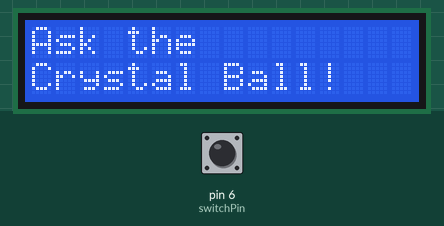
This program was run on a simulated Arduino Uno, built with avr-gcc and run on an emulated ATmega328P. Shown: 16×2 character LCD. The inputs (shaded band) are chosen by the test bench; at power-on: pin 6 (switchPin) LOW. Random numbers use the default seed unless the program sets one.

Above: at 1.2 s.
1.3 s: pin 6 (switchPin) pulled HIGH for 0.15 s
At 1.8 s:
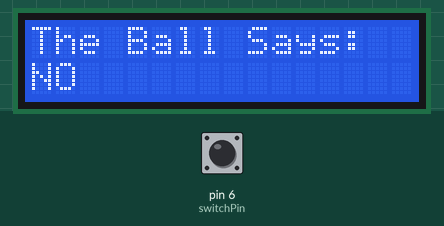
2.9 s: pin 6 (switchPin) pulled HIGH for 1 s
At 4.3 s:
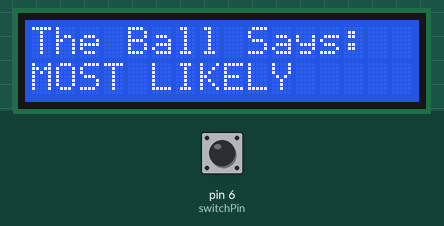
5.4 s: pin 6 (switchPin) pulsed HIGH 5 times (0.12 s each, 0.3 s apart)
At 6.9 s:
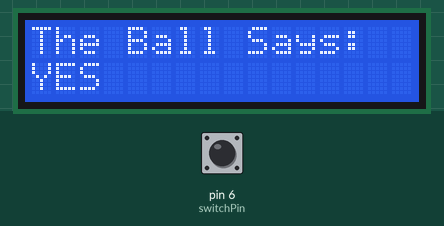
8.4 s: pin 6 (switchPin) pulled HIGH for 0.15 s
At 9.7 s:
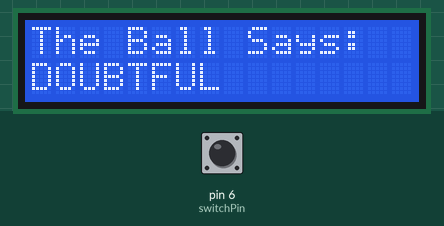
10.0 s: pin 6 (switchPin) pulled HIGH for 3.2 s
At 13.8 s:
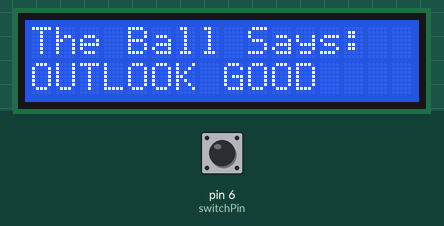
14.7 s: pin 6 (switchPin) pulled HIGH for 0.15 s
At 15.6 s:
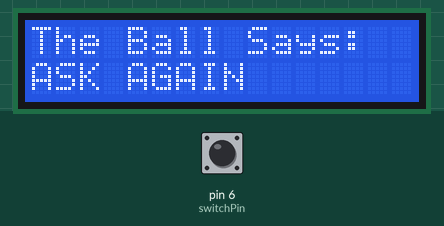
Timing chart, 0 to 17.3 s (numbered marks = the images above; inputs shaded):
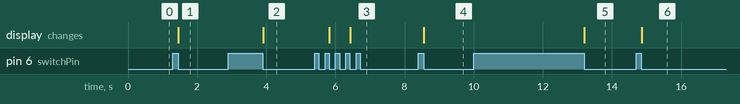

The program:

main.cpp
```cpp
#include <Arduino.h>
#include <LiquidCrystal.h>
#include <Wire.h>

// Global Vars
LiquidCrystal lcd(12, 11, 5, 4, 3, 2);
const int switchPin = 6;
int switchState = 0;
int prevSwitchState = 0;
int reply;

void setup()
{
  lcd.begin(16, 2);
  pinMode(switchPin, INPUT);
  lcd.print("Ask the");
  lcd.setCursor(0, 1);
  lcd.print("Crystal Ball!");
}

void loop()
{
  switchState = digitalRead(switchPin);
  if (switchState != prevSwitchState)
  {
    if (switchState == LOW)
    {
      reply = random(8);
      lcd.clear();
      lcd.setCursor(0, 0);
      lcd.print("The Ball Says: ");
      lcd.setCursor(0, 1);
      switch (reply)
      {
      case 0:
        lcd.print("YES");
        break;
      case 1:
        lcd.print("MOST LIKELY");
        break;
      case 2:
        lcd.print("CERTAINLY");
        break;
      case 3:
        lcd.print("OUTLOOK GOOD");
        break;
      case 4:
        lcd.print("UNSURE");
        break;
      case 5:
        lcd.print("ASK AGAIN");
        break;
      case 6:
        lcd.print("DOUBTFUL");
        break;
      case 7:
        lcd.print("NO");
        break;
      }
    }
  }
  prevSwitchState = switchState;
}
```

Measured:
- after the input at 1.3 s, the display: changes after 0.15 s (image 1)
- after the input at 2.9 s, the display: changes after 1.0 s (image 2)
- after the input at 5.4 s, the display: first changes after 0.43 s (image 3 shows a later state)
- after the input at 8.4 s, the display: changes after 0.16 s (image 4)
- after the input at 10.0 s, the display: changes after 3.2 s (image 5)
- after the input at 14.7 s, the display: changes after 0.16 s (image 6)
